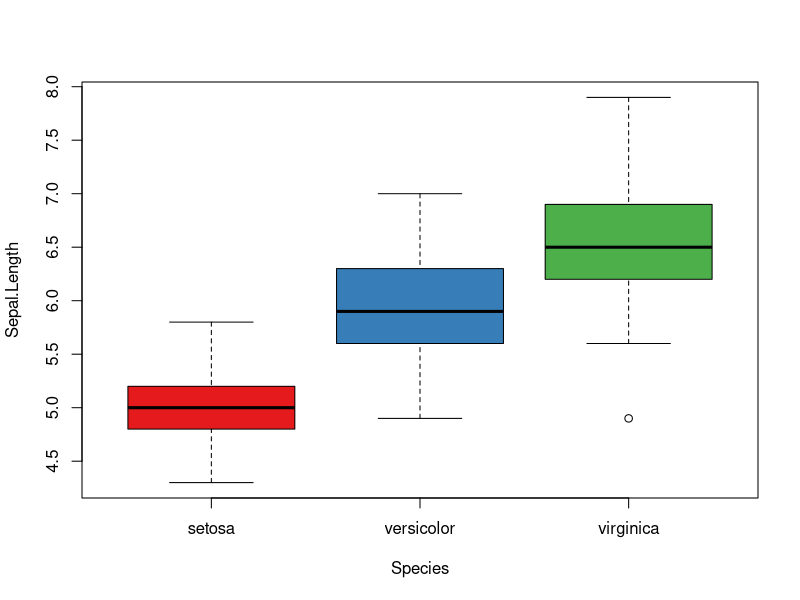
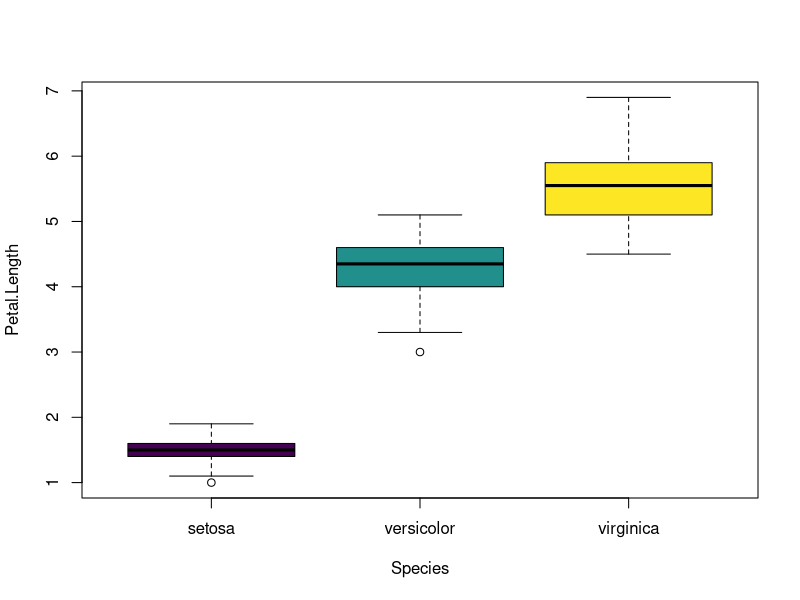

Reproduce these figures in R, in order. (Note: this script raises an error after producing the figures.)
## ---- chunk 1
library(RColorBrewer)
with(iris, boxplot(Sepal.Length~Species,col=brewer.pal(3,"Set1")))

## ---- chunk 2
library(viridis)
with(iris, boxplot(Petal.Length~Species,col=viridis(3)))

## ---- chunk 3
hair_eye_male <- subset(as.data.frame(HairEyeColor), Sex == "Male")
n1 <- nPlot(Freq ~ Hair, group = "Eye", data = hair_eye_male, type = "multiBarChart")
n1

